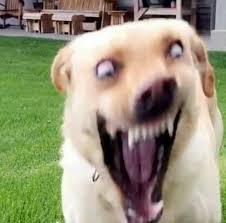
#> input picture Fall/IP/imgs/images.jpeg, 226 x 223 px
$ python lab-5.py
#> lines starting #> are read from the running program, lines starting #| are printed output that depends on the picture

import cv2
import matplotlib.pyplot as plt
from skimage import exposure
import numpy as np

#
# # Read the grayscale image
# image = cv2.imread('imgs/img-2.jpg', cv2.IMREAD_GRAYSCALE)
#
# # Apply histogram equalization to improve contrast
# equalized_image = cv2.equalizeHist(image)
#
# # Set up a figure to display both images and their histograms
# plt.figure(figsize=(12, 6))
#
# # Display the original image
# plt.subplot(2, 2, 1)
# plt.imshow(image, cmap='gray')
# plt.title('Original Image')
# plt.axis('off')
#
# # Display the histogram of the original image
# plt.subplot(2, 2, 2)
# plt.hist(image.ravel(), bins=256, range=[0, 256], color='black')
# plt.title('Histogram (Original)')
# plt.xlabel('Pixel Intensity')
# plt.ylabel('Frequency')
#
# # Display the equalized image
# plt.subplot(2, 2, 3)
# plt.imshow(equalized_image, cmap='gray')
# plt.title('Equalized Image')
# plt.axis('off')
#
# # Display the histogram of the equalized image
# plt.subplot(2, 2, 4)
# plt.hist(equalized_image.ravel(), bins=256, range=[0, 256], color='black')
# plt.title('Histogram (Equalized)')
# plt.xlabel('Pixel Intensity')
# plt.ylabel('Frequency')
#
# # Adjust layout to prevent overlap
# plt.tight_layout()
#
# # Show the plot
# plt.show()


# # Read a color image
# color_image = cv2.imread('imgs/img-2.jpg')
#
# # Split the image into B, G, R channels
# b, g, r = cv2.split(color_image)
#
# # Equalize each channel separately
# equalized_b = cv2.equalizeHist(b)
# equalized_g = cv2.equalizeHist(g)
# equalized_r = cv2.equalizeHist(r)
#
# # Merge the equalized channels back into a color image
# equalized_color_image = cv2.merge([equalized_g,equalized_b, equalized_r])
#
# # Display the original and equalized images
# plt.figure(figsize=(12, 6))
#
# # Original color image
# plt.subplot(1, 2, 1)
# plt.imshow(cv2.cvtColor(color_image, cv2.COLOR_BGR2RGB))
# plt.title('Original Color Image')
# plt.axis('off')
#
# # Equalized color image (separate channel equalization)
# plt.subplot(1, 2, 2)
# plt.imshow(cv2.cvtColor(equalized_color_image, cv2.COLOR_BGR2RGB))
# plt.title('Equalized Color Image (Channels Separately)')
# plt.axis('off')
#
# # Adjust layout to prevent overlap
# plt.tight_layout()
#
# # Show the plot
# plt.show()

# Read two grayscale images (source and target)
image_source = cv2.imread('imgs/images.jpeg', cv2.IMREAD_GRAYSCALE)
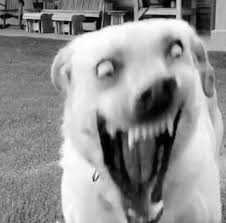
#> image_source: shape (223, 226); min 0, max 255, mean 146
image_target = cv2.imread('imgs/img-2.jpg', cv2.IMREAD_GRAYSCALE)
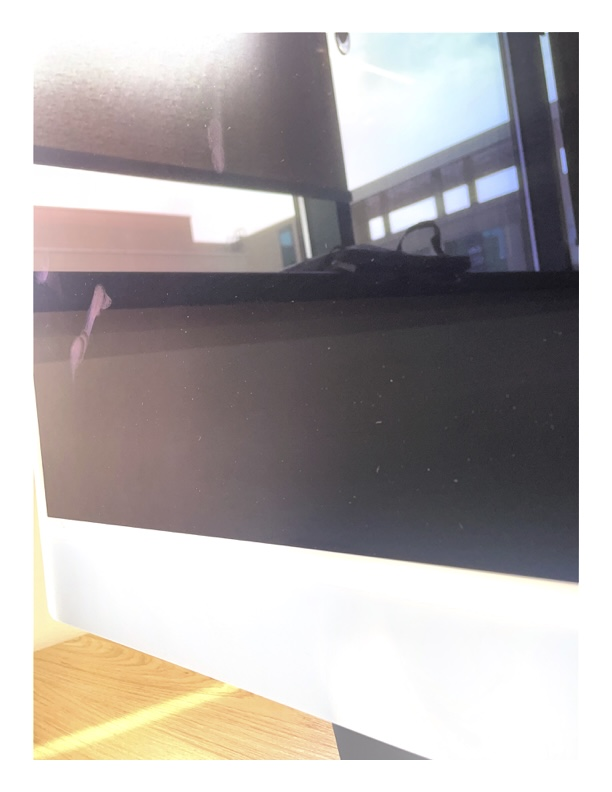
#> input picture Fall/IP/imgs/img-2.jpg, 612 x 792 px
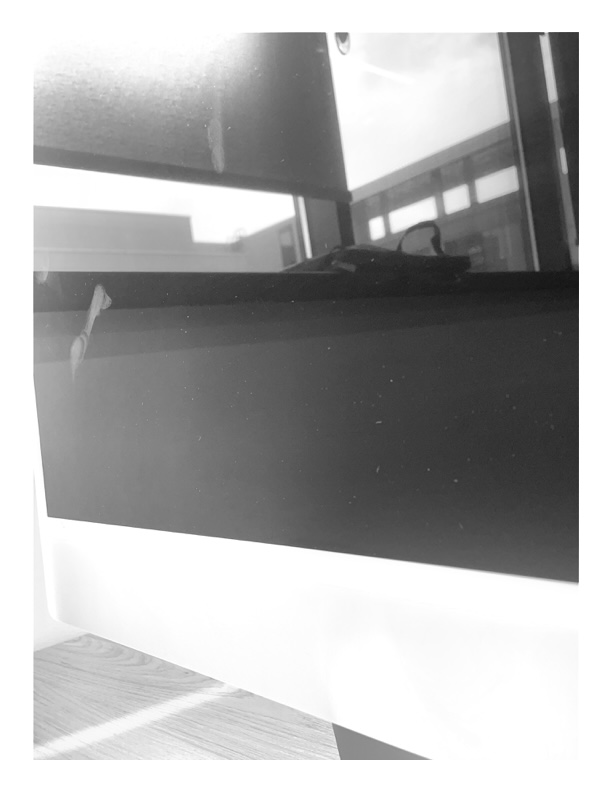
#> image_target: shape (792, 612); min 20, max 255, mean 174.8

# Perform histogram matching
matched_image = exposure.match_histograms(image_source, image_target)
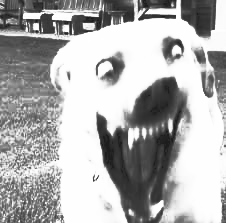
#> matched_image: shape (223, 226) float64; min 29.9, max 255, mean 175

# Set up the figure with a 3x3 grid to display images and histograms
plt.figure(figsize=(15, 5))

# Display the source image and its histogram
plt.subplot(3, 3, 1)
plt.imshow(image_source, cmap='gray')
plt.title('Source Image')
plt.axis('off')

plt.subplot(3, 3, 2)
plt.hist(image_source.ravel(), bins=256, range=[0, 256], color='black')
plt.title('Histogram (Source)')

# Display the target image and its histogram
plt.subplot(3, 3, 4)
plt.imshow(image_target, cmap='gray')
plt.title('Target Image')
plt.axis('off')

plt.subplot(3, 3, 5)
plt.hist(image_target.ravel(), bins=256, range=[0, 256], color='black')
plt.title('Histogram (Target)')

# Display the matched image and its histogram
plt.subplot(3, 3, 7)
plt.imshow(matched_image, cmap='gray')
plt.title('Matched Image')
plt.axis('off')

plt.subplot(3, 3, 8)
plt.hist(matched_image.ravel(), bins=256, range=[0, 256], color='black')
plt.title('Histogram (Matched)')

# Adjust layout to prevent overlap
plt.tight_layout()

# Show the plot
plt.show()
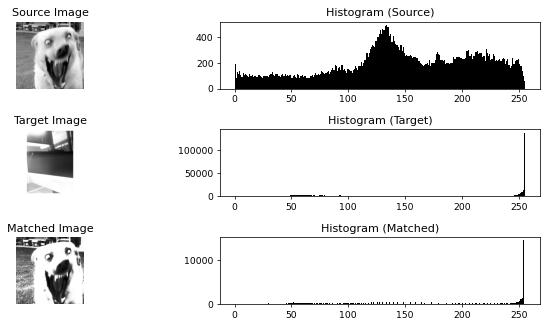
#> figure drawn by matplotlib, 6 panels; panel 2: tallest bar 494 high, from x = 133 to 134; panel 4: tallest bar 138047 high, from x = 255 to 256; panel 6: tallest bar 14371 high, from x = 254 to 255
